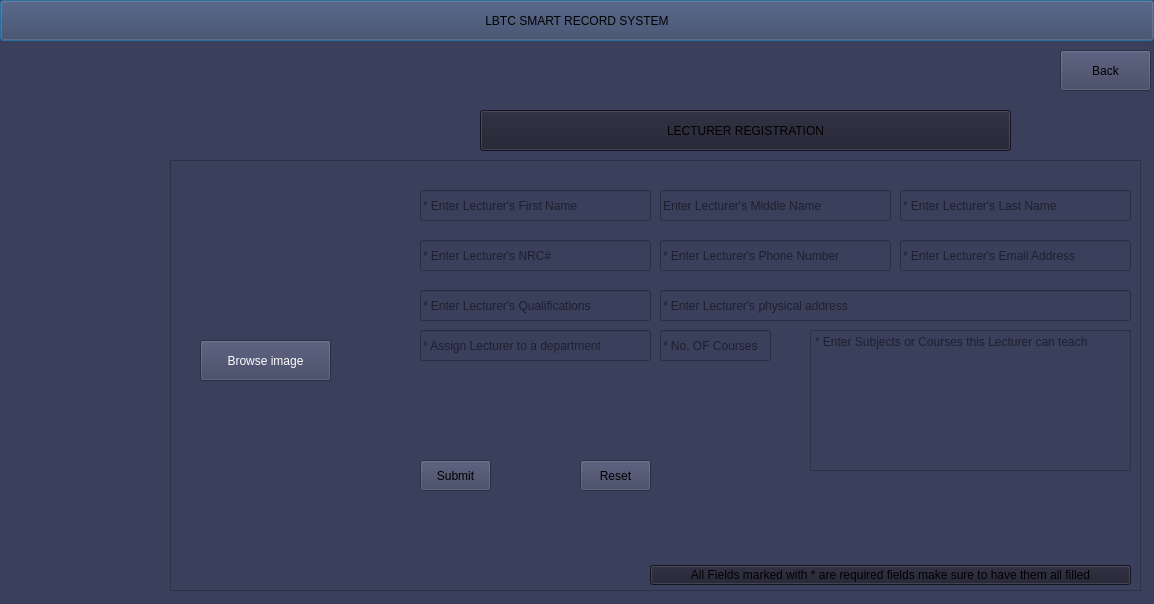
<?xml version="1.0" encoding="UTF-8"?>
<ui version="4.0">
 <class>RegisterLecturer</class>
 <widget class="QDialog" name="RegisterLecturer">
  <property name="geometry">
   <rect>
    <x>0</x>
    <y>0</y>
    <width>1154</width>
    <height>604</height>
   </rect>
  </property>
  <property name="windowTitle">
   <string>Dialog</string>
  </property>
  <property name="styleSheet">
   <string notr="true">background-color: #3a3f5c;</string>
  </property>
  <widget class="QPushButton" name="pushButton">
   <property name="geometry">
    <rect>
     <x>0</x>
     <y>0</y>
     <width>1154</width>
     <height>41</height>
    </rect>
   </property>
   <property name="text">
    <string>LBTC SMART RECORD SYSTEM</string>
   </property>
  </widget>
  <widget class="QPushButton" name="btn_RegisterLecturer_back">
   <property name="geometry">
    <rect>
     <x>1060</x>
     <y>50</y>
     <width>91</width>
     <height>41</height>
    </rect>
   </property>
   <property name="text">
    <string>Back</string>
   </property>
   <property name="icon">
    <iconset theme="QIcon::ThemeIcon::DocumentRevert"/>
   </property>
  </widget>
  <widget class="QFrame" name="frame">
   <property name="geometry">
    <rect>
     <x>170</x>
     <y>160</y>
     <width>971</width>
     <height>431</height>
    </rect>
   </property>
   <property name="styleSheet">
    <string notr="true"/>
   </property>
   <property name="frameShape">
    <enum>QFrame::Shape::StyledPanel</enum>
   </property>
   <property name="frameShadow">
    <enum>QFrame::Shadow::Raised</enum>
   </property>
   <widget class="QLineEdit" name="lineEdit_Fname">
    <property name="geometry">
     <rect>
      <x>250</x>
      <y>30</y>
      <width>231</width>
      <height>31</height>
     </rect>
    </property>
    <property name="placeholderText">
     <string>* Enter Lecturer's First Name</string>
    </property>
   </widget>
   <widget class="QLineEdit" name="lineEdit_Mname">
    <property name="geometry">
     <rect>
      <x>490</x>
      <y>30</y>
      <width>231</width>
      <height>31</height>
     </rect>
    </property>
    <property name="placeholderText">
     <string>Enter Lecturer's Middle Name</string>
    </property>
   </widget>
   <widget class="QLineEdit" name="lineEdit_Lname">
    <property name="geometry">
     <rect>
      <x>730</x>
      <y>30</y>
      <width>231</width>
      <height>31</height>
     </rect>
    </property>
    <property name="placeholderText">
     <string>* Enter Lecturer's Last Name</string>
    </property>
   </widget>
   <widget class="QLineEdit" name="lineEdit_NRC">
    <property name="geometry">
     <rect>
      <x>250</x>
      <y>80</y>
      <width>231</width>
      <height>31</height>
     </rect>
    </property>
    <property name="placeholderText">
     <string>* Enter Lecturer's NRC#</string>
    </property>
   </widget>
   <widget class="QLineEdit" name="lineEdit_Phone">
    <property name="geometry">
     <rect>
      <x>490</x>
      <y>80</y>
      <width>231</width>
      <height>31</height>
     </rect>
    </property>
    <property name="placeholderText">
     <string>* Enter Lecturer's Phone Number</string>
    </property>
   </widget>
   <widget class="QLineEdit" name="lineEdit_Email">
    <property name="geometry">
     <rect>
      <x>730</x>
      <y>80</y>
      <width>231</width>
      <height>31</height>
     </rect>
    </property>
    <property name="placeholderText">
     <string>* Enter Lecturer's Email Address</string>
    </property>
   </widget>
   <widget class="QLineEdit" name="lineEdit_Qualification">
    <property name="geometry">
     <rect>
      <x>250</x>
      <y>130</y>
      <width>231</width>
      <height>31</height>
     </rect>
    </property>
    <property name="placeholderText">
     <string>* Enter Lecturer's Qualifications</string>
    </property>
   </widget>
   <widget class="QLineEdit" name="lineEdit_Physical_Address">
    <property name="geometry">
     <rect>
      <x>490</x>
      <y>130</y>
      <width>471</width>
      <height>31</height>
     </rect>
    </property>
    <property name="placeholderText">
     <string>* Enter Lecturer's physical address</string>
    </property>
   </widget>
   <widget class="QPushButton" name="btn_Lecturer_browse_image">
    <property name="geometry">
     <rect>
      <x>30</x>
      <y>180</y>
      <width>131</width>
      <height>41</height>
     </rect>
    </property>
    <property name="styleSheet">
     <string notr="true">
 QPushButton {
  
 font: 700 12pt ;
 color: rgb(255, 255, 255);
background-color: #3a3f5c;

}</string>
    </property>
    <property name="text">
     <string>Browse image</string>
    </property>
   </widget>
   <widget class="QLabel" name="image_field">
    <property name="geometry">
     <rect>
      <x>10</x>
      <y>10</y>
      <width>181</width>
      <height>161</height>
     </rect>
    </property>
    <property name="styleSheet">
     <string notr="true"> 
 QLabel {
  border:2px solid gray;
  border-radius: 10px;
  padding: 8px 8px;
  background: rgb(255, 255, 255);
 
};</string>
    </property>
    <property name="text">
     <string/>
    </property>
   </widget>
   <widget class="QLineEdit" name="lineEdit_Lecturer_Department">
    <property name="geometry">
     <rect>
      <x>250</x>
      <y>170</y>
      <width>231</width>
      <height>31</height>
     </rect>
    </property>
    <property name="placeholderText">
     <string>* Assign Lecturer to a department</string>
    </property>
   </widget>
   <widget class="QLineEdit" name="lineEdit_Lecturer_No_Courses">
    <property name="geometry">
     <rect>
      <x>490</x>
      <y>170</y>
      <width>111</width>
      <height>31</height>
     </rect>
    </property>
    <property name="placeholderText">
     <string>* No. OF Courses</string>
    </property>
   </widget>
   <widget class="QPlainTextEdit" name="plainTextEdit_Subjects">
    <property name="geometry">
     <rect>
      <x>640</x>
      <y>170</y>
      <width>321</width>
      <height>141</height>
     </rect>
    </property>
    <property name="placeholderText">
     <string>* Enter Subjects or Courses this Lecturer can teach</string>
    </property>
   </widget>
   <widget class="QPushButton" name="pushButton_2">
    <property name="geometry">
     <rect>
      <x>480</x>
      <y>405</y>
      <width>481</width>
      <height>20</height>
     </rect>
    </property>
    <property name="styleSheet">
     <string notr="true"> background-color: #1e1e2f;</string>
    </property>
    <property name="text">
     <string>All Fields marked with * are required fields make sure to have them all filled</string>
    </property>
   </widget>
   <widget class="QPushButton" name="btn_submit_lecturer">
    <property name="geometry">
     <rect>
      <x>250</x>
      <y>300</y>
      <width>71</width>
      <height>31</height>
     </rect>
    </property>
    <property name="text">
     <string>Submit</string>
    </property>
   </widget>
   <widget class="QPushButton" name="btn_Reset_Lecturer">
    <property name="geometry">
     <rect>
      <x>410</x>
      <y>300</y>
      <width>71</width>
      <height>31</height>
     </rect>
    </property>
    <property name="text">
     <string>Reset</string>
    </property>
   </widget>
  </widget>
  <widget class="QPushButton" name="pushButton_3">
   <property name="geometry">
    <rect>
     <x>480</x>
     <y>110</y>
     <width>531</width>
     <height>41</height>
    </rect>
   </property>
   <property name="styleSheet">
    <string notr="true"> background-color: #1e1e2f;</string>
   </property>
   <property name="text">
    <string>LECTURER REGISTRATION</string>
   </property>
  </widget>
 </widget>
 <resources/>
 <connections/>
</ui>
